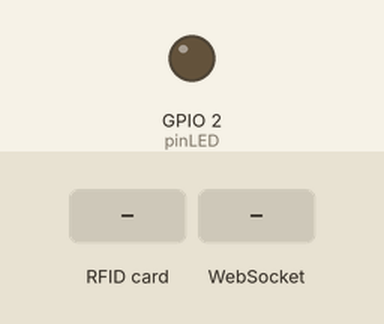
Recording of a sketch running on a simulated ESP32. On the bench: output pins drawn as LEDs (lit = HIGH). The inputs (shaded band) are chosen by the test bench. WiFi joins after 1.5 s; servers stay silent unless stated; what the sketch prints to the serial monitor is not drawn.

Above: at 2.7 s.
2.8 s: RFID card 5E 7A 19 C4 held to the reader
At 3.2 s:
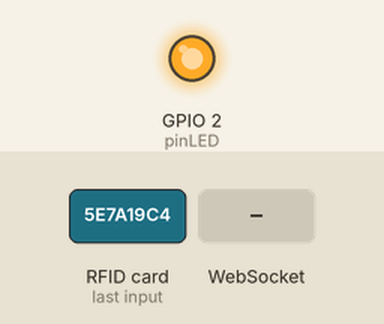
4.8 s: WebSocket text "1" received
Timing chart, 0 to 7.8 s (numbered marks = the images above; inputs shaded):
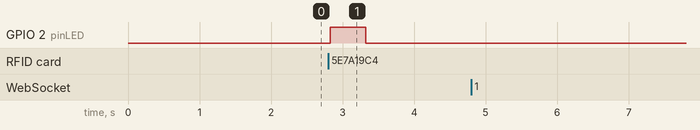

The sketch:

Book_Reader.ino
```cpp
#include <WiFi.h>
#include <WebSocketsClient.h>
#include <ArduinoJson.h>
#include <SPI.h>
#include <MFRC522.h>

#define WIFI_SSID "Infinix"
#define WIFI_PASSWORD "helloworld"

#define SS_PIN 21
#define RST_PIN 22
#define pinLED 2

const char* websocket_server_host = "192.168.170.234";
const uint16_t websocket_server_port = 3000;
const char* websocket_path = "/";

unsigned long lastReadTime = millis();
const unsigned long MAX_IDLE_TIME = 10000;

WebSocketsClient webSocket;
MFRC522 rfid(SS_PIN, RST_PIN);

void setup() {
  Serial.begin(115200);

  WiFi.begin(WIFI_SSID, WIFI_PASSWORD);
  Serial.print("Connecting to WiFi\n");
  while (WiFi.status() != WL_CONNECTED) {
    delay(500);
    Serial.print(".");
  }
  Serial.println("\nConnected! IP address: ");
  Serial.println(WiFi.localIP());

  SPI.begin();
  rfid.PCD_Init();
  pinMode(pinLED, OUTPUT);

  webSocket.begin(websocket_server_host, websocket_server_port, websocket_path);
  webSocket.onEvent(webSocketEvent);
  webSocket.setReconnectInterval(5000);
}

void loop() {
  webSocket.loop();

  String uid = rfidRead();
  if(uid != ""){
    lastReadTime = millis(); // reset timer
    sendUID(uid);
    Serial.println("Sending UID via WebSocket!");
    delay(500);
  }

  if (millis() - lastReadTime > MAX_IDLE_TIME) {
    Serial.println("🛠 Reinitializing RFID...");
    rfid.PCD_Init();  // Soft-reset the reader
    lastReadTime = millis();
  }
}

String rfidRead() {
  if(!rfid.PICC_IsNewCardPresent()) return "";
  if(!rfid.PICC_ReadCardSerial()) return "";

  digitalWrite(pinLED, HIGH);
  String uid = "";
  for(byte i = 0; i < rfid.uid.size; i++){
    uid += String(rfid.uid.uidByte[i] < 0x10 ? "0" : "");
    uid += String(rfid.uid.uidByte[i], HEX);
  }

  delay(500);
  digitalWrite(pinLED, LOW);
  uid.toUpperCase();
  Serial.println("UID: " + uid);

  rfid.PICC_HaltA();
  rfid.PCD_StopCrypto1();

  return uid;
}

void sendUID(String uid){
  StaticJsonDocument<200> doc;
  doc["type"] = "uid";
  doc["uid"] = uid;

  String message;
  serializeJson(doc, message);
  webSocket.sendTXT(message);
}

void webSocketEvent(WStype_t type, uint8_t *payload, size_t length) {
  switch (type) {
    case WStype_DISCONNECTED:
      Serial.println("[WebSocket] Disconnected");
      break;
    case WStype_CONNECTED:
      Serial.println("[WebSocket] Connected to server");
      {
        StaticJsonDocument<200> doc;
        doc["type"] = "register";
        doc["stationId"] = "station-000";

        String message;
        serializeJson(doc, message);
        webSocket.sendTXT(message);
      }
      break;
    case WStype_TEXT:
      Serial.printf("[WebSocket] Received text: %s\n", payload);
      break;
  }
}
```

Measured:
- after the input at 2.8 s, GPIO 2 (pinLED): LOW → HIGH at once, → LOW 0.50 s later
- after the input at 4.8 s, every drawn part: stays the same
